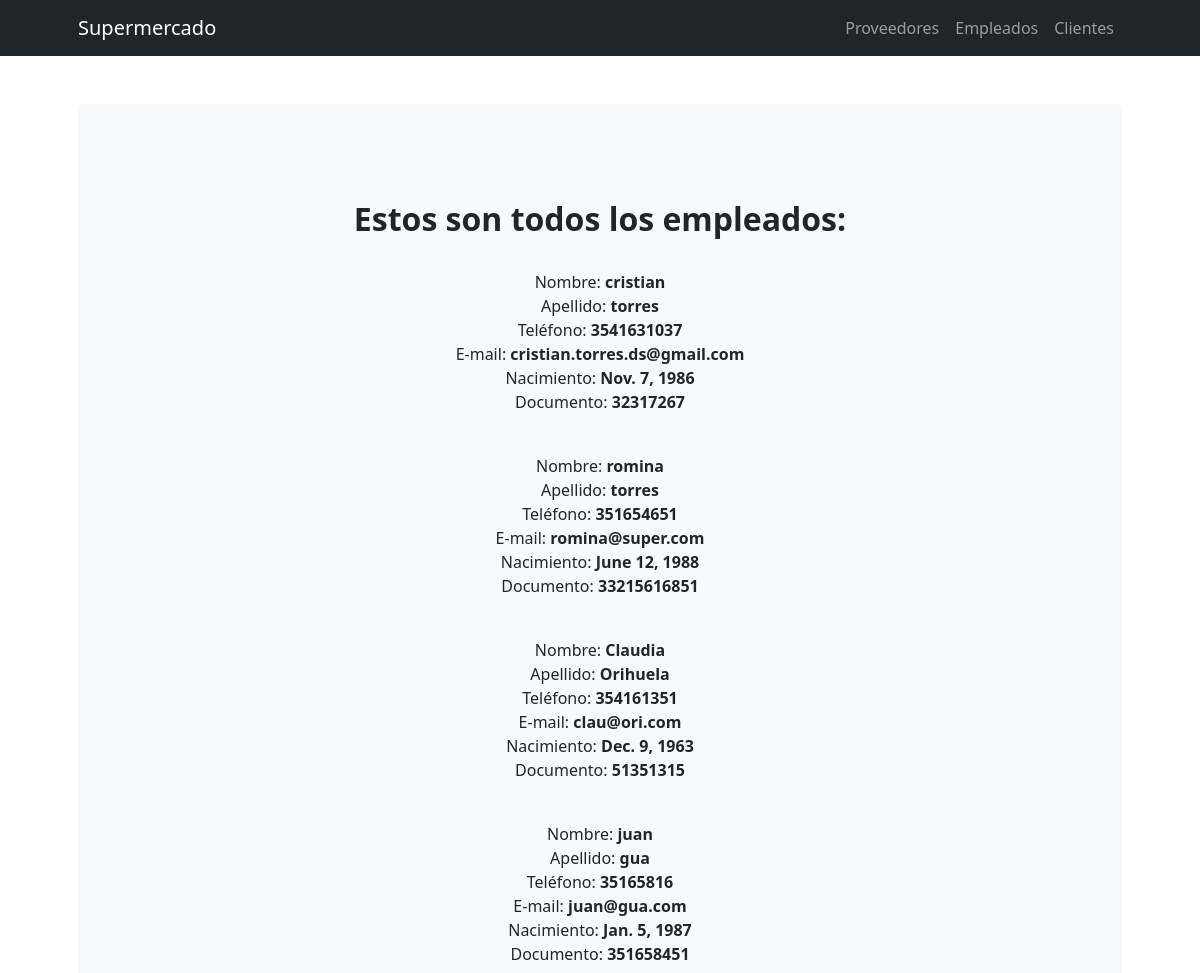
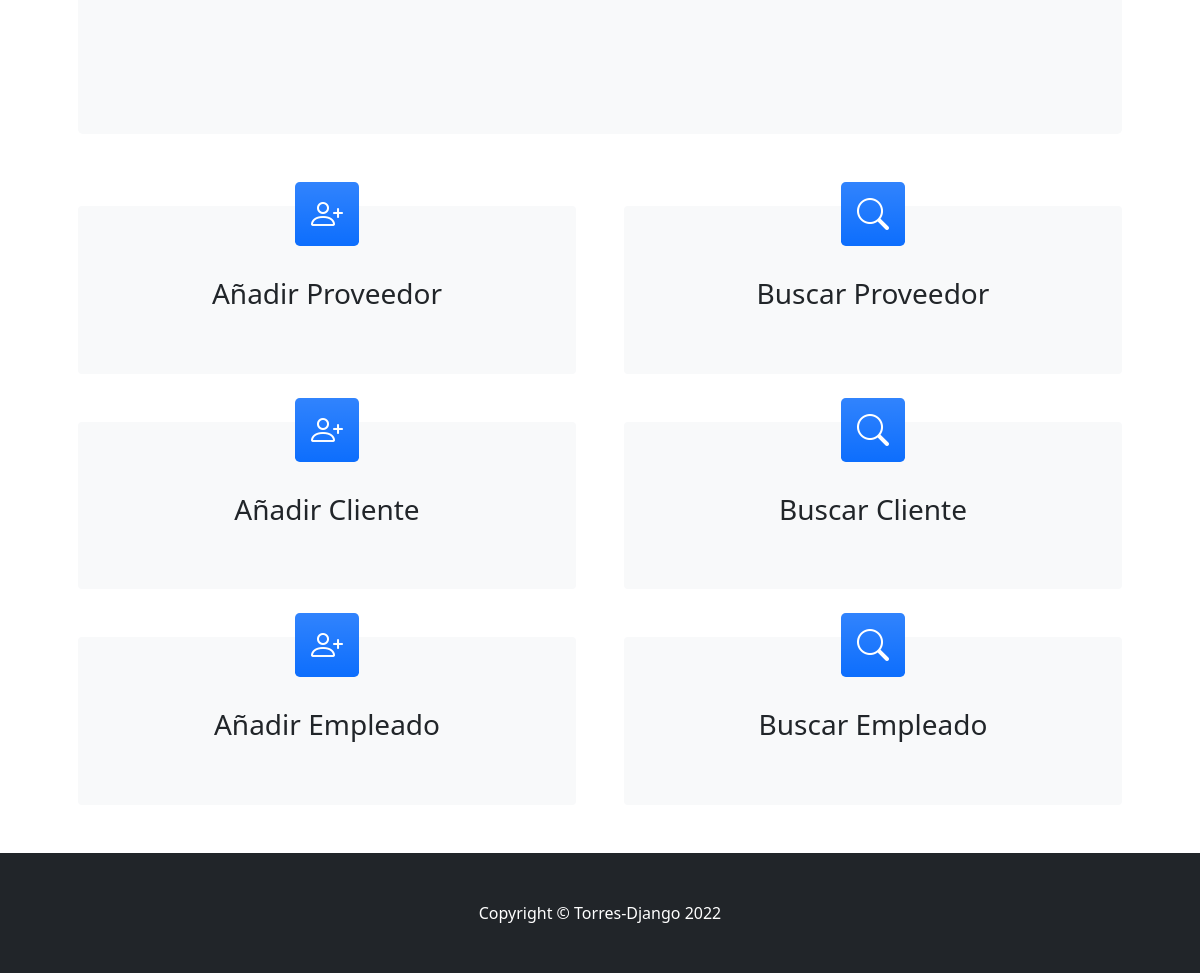
The page /app_super/ver_empleados/ on the database its author committed (2 pictures, top to bottom).
### app_super/models.py (models this page shows, shortened)
class Empleado(models.Model):
    nombre = models.CharField(max_length=50)
    apellido = models.CharField(max_length=50)
    telefono = models.IntegerField()
    email = models.EmailField()
    nacimiento = models.DateField()
    documento = models.IntegerField()

### app_super/views.py (the view)
# urls.py: path('ver_empleados/', ver_empleados, name="ver_empleados"),
def ver_empleados(request):
    lista_empleados = Empleado.objects.all()
    return render(request, "app_super/ver_empleados.html", {"lista_empleados" : lista_empleados})

### app_super/templates/app_super/ver_empleados.html
{% extends "app_super/padre.html" %}
{% load static %}
{% block primero %}
<h2><b>Estos son todos los empleados:</b></h2>
    {% for empleado in lista_empleados %}
    <p>
        <br>Nombre: <b>{{empleado.nombre}}</b>
        <br>Apellido: <b>{{empleado.apellido}}</b>
        <br>Teléfono: <b>{{empleado.telefono}}</b>
        <br>E-mail: <b>{{empleado.email}}</b>
        <br>Nacimiento: <b>{{empleado.nacimiento}}</b>
        <br>Documento: <b>{{empleado.documento}}</b>
    </p>
    {% endfor %}
{% endblock %}

### rows shown on the page
Empleado: nombre "cristian", apellido "torres", telefono "3541631037", email "cristian.torres.ds@gmail.com", nacimiento "Nov. 7, 1986", documento "32317267"
Empleado: nombre "romina", apellido "torres", telefono "351654651", email "romina@super.com", nacimiento "June 12, 1988", documento "33215616851"
Empleado: nombre "Claudia", apellido "Orihuela", telefono "354161351", email "clau@ori.com", nacimiento "Dec. 9, 1963", documento "51351315"
Empleado: nombre "juan", apellido "gua", telefono "35165816", email "juan@gua.com", nacimiento "Jan. 5, 1987", documento "351658451"
